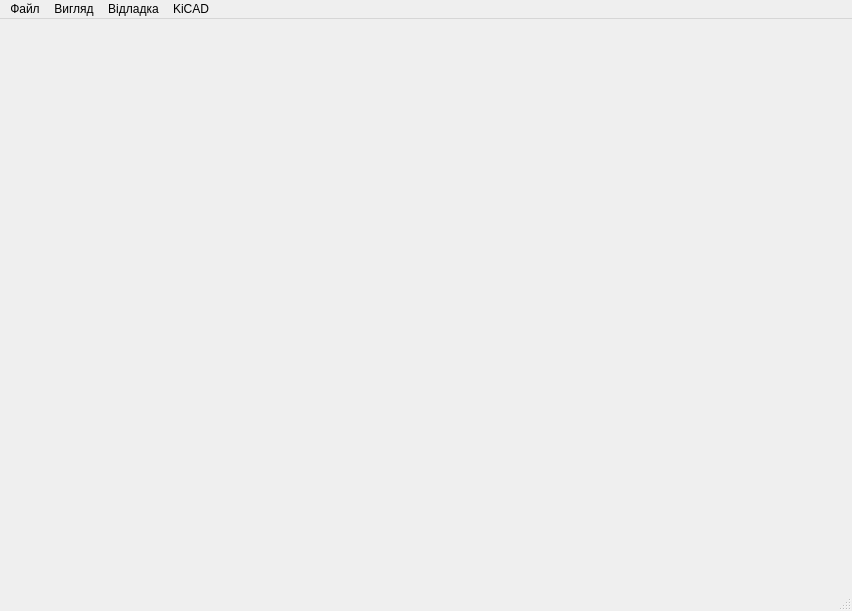
<?xml version="1.0" encoding="UTF-8"?>
<ui version="4.0">
 <class>MainWindow</class>
 <widget class="QMainWindow" name="MainWindow">
  <property name="geometry">
   <rect>
    <x>0</x>
    <y>0</y>
    <width>852</width>
    <height>611</height>
   </rect>
  </property>
  <property name="windowTitle">
   <string>MainWindow</string>
  </property>
  <widget class="QWidget" name="centralwidget"/>
  <widget class="QMenuBar" name="menubar">
   <property name="geometry">
    <rect>
     <x>0</x>
     <y>0</y>
     <width>852</width>
     <height>33</height>
    </rect>
   </property>
   <widget class="QMenu" name="menu">
    <property name="title">
     <string>Файл</string>
    </property>
    <addaction name="action_openDigagnostic"/>
    <addaction name="action_saveDiagnostic"/>
   </widget>
   <widget class="QMenu" name="menu_view">
    <property name="title">
     <string>Вигляд</string>
    </property>
    <addaction name="actionStay_On_Top"/>
    <addaction name="separator"/>
    <addaction name="action_mainPage"/>
    <addaction name="action_settingsPage"/>
   </widget>
   <widget class="QMenu" name="menuKiCAD">
    <property name="title">
     <string>KiCAD</string>
    </property>
    <addaction name="action_connectKiCAD"/>
   </widget>
   <widget class="QMenu" name="menu_debug">
    <property name="title">
     <string>Відладка</string>
    </property>
    <addaction name="action_debug_start_pause"/>
    <addaction name="action_debug_nextStep"/>
    <addaction name="action_debug_stop"/>
    <addaction name="action_debug_restart"/>
   </widget>
   <addaction name="menu"/>
   <addaction name="menu_view"/>
   <addaction name="menu_debug"/>
   <addaction name="menuKiCAD"/>
  </widget>
  <widget class="QStatusBar" name="statusbar"/>
  <action name="action_openDigagnostic">
   <property name="text">
    <string>Відкрити</string>
   </property>
  </action>
  <action name="actionStay_On_Top">
   <property name="text">
    <string>Stay On Top</string>
   </property>
   <property name="shortcut">
    <string>F11</string>
   </property>
  </action>
  <action name="action_saveDiagnostic">
   <property name="text">
    <string>Зберегти</string>
   </property>
  </action>
  <action name="action_connectKiCAD">
   <property name="text">
    <string>Підключитись</string>
   </property>
  </action>
  <action name="action_debug_start_pause">
   <property name="text">
    <string>Запустити</string>
   </property>
   <property name="shortcut">
    <string>F5</string>
   </property>
  </action>
  <action name="action_2">
   <property name="text">
    <string>Пауза</string>
   </property>
  </action>
  <action name="action_3">
   <property name="text">
    <string>Зупинити</string>
   </property>
  </action>
  <action name="action_debug_nextStep">
   <property name="text">
    <string>Наступний крок</string>
   </property>
   <property name="shortcut">
    <string>F10</string>
   </property>
  </action>
  <action name="action_debug_stop">
   <property name="text">
    <string>Зупинити</string>
   </property>
   <property name="shortcut">
    <string>Shift+F5</string>
   </property>
  </action>
  <action name="action_debug_restart">
   <property name="text">
    <string>Рестарт</string>
   </property>
   <property name="shortcut">
    <string>Ctrl+Shift+F5</string>
   </property>
  </action>
  <action name="action_mainPage">
   <property name="text">
    <string>Головна сторінка</string>
   </property>
  </action>
  <action name="action_settingsPage">
   <property name="text">
    <string>Налаштування</string>
   </property>
  </action>
 </widget>
 <resources/>
 <connections/>
</ui>
